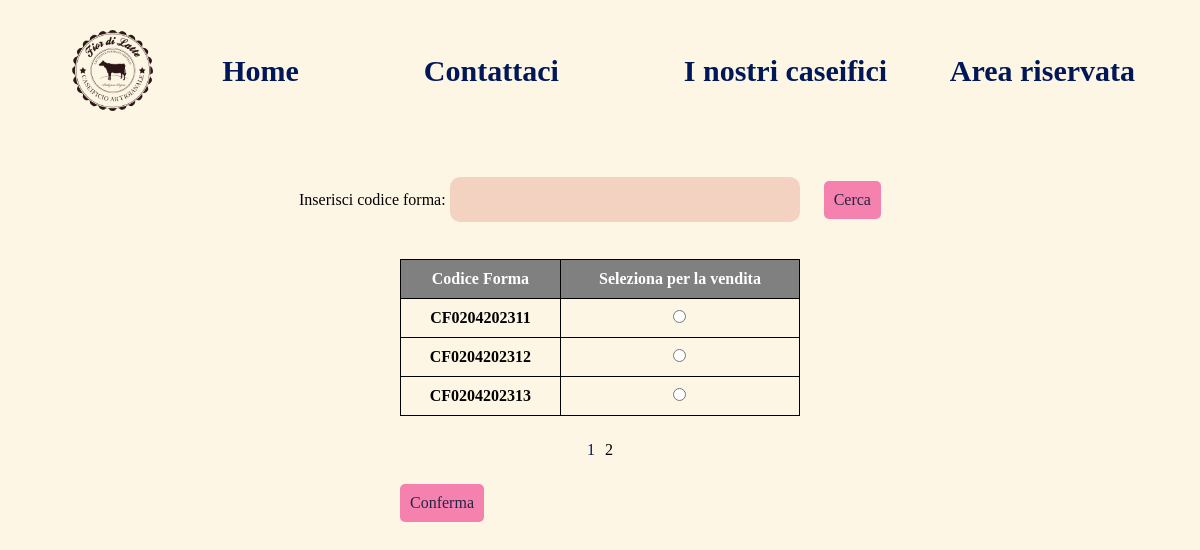
The app's page /src/sell-page/choose-form.php?page=2 with its own data.
### tables this page shows
CREATE TABLE `tForma` (
  `id` int(11) NOT NULL,
  `idStagionatura` int(11) NOT NULL,
  `idAcquirente` int(11) DEFAULT NULL,
  `idCaseificio` int(11) NOT NULL,
  `codice` varchar(1000) NOT NULL,
  `numeroProgressivo` int(255) NOT NULL,
  `dataProduzione` date NOT NULL,
  `scelta` varchar(1000) NOT NULL,
  `stato` varchar(1) NOT NULL,
  `codiceStampato` varchar(255) NOT NULL
);

### src/sell-page/choose-form.php (the view, shortened to what this page needs)
<?php
require_once("../common/php/database.php");
?>
<!DOCTYPE html>
<html lang="en">
<head>
    <link rel="stylesheet" href="../common/css/page-style.css">
    <link rel="stylesheet" href="../common/css/header-style.css">
    <link rel="stylesheet" href="../common/css/nav-style.css">
    <link rel="stylesheet" href="./css/choose-form-style.css">
</head>
<body>
    <?php
    require_once('../common/php/header.php');
    ?>
    <div style="display: flex; justify-content: center; align-items: center; margin-top:50px">
        <form action="choose-form.php" method="POST">
            <label for="search">Inserisci codice forma:</label>
            <input type="text" id="search" name="search" required>
            <input type="submit" value="Cerca">
        </form>
    </div>
    <div style="display: flex; justify-content: center; align-items: center;">
        <form action="sell.php" method="POST">
            <table>
                <tr>
                    <td style="background-color: gray;">Codice Forma</td>
                    <td style="background-color: gray;">Seleziona per la vendita</td>
                </tr>
                <?php
                $page_size = 10;
                $sql = "SELECT * FROM tForma WHERE stato = 'S'";
                $result = $db->query($sql);
                $total_records = mysqli_num_rows($result);
                $total_pages = ceil($total_records / $page_size);
                if (!isset($_GET['page']) || !is_numeric($_GET['page'])) {
                    $current_page = 1;
                } else {
                    $current_page = (int)$_GET['page'];
                }
                $offset = ($current_page - 1) * $page_size;
                $sql .= " LIMIT $offset, $page_size";
                $result = $db->query($sql);
                if ($result->num_rows > 0) {
                    while ($row = $result->fetch_assoc()) {
                        echo "<tr>
                    <td>" . $row['codice'] . "</td>
                    <td><input type=\"radio\" required name=\"opzione\" value=\"" . $row['id'] . "\"></td>
                </tr>";
                    }
                } else {
                    echo "<span> non ci sono risultati</span>";
                }
                ?>
            </table>
            <?php
            if ($total_pages > 1) {
                echo "<div style=\"display:flex; justify-content:center;\">";
                for ($i = 1; $i <= $total_pages; $i++) {
                    if ($i == $current_page) {
                        echo "<span style=\"margin:5px;\">$i</span>";
                    } else {
                        echo "<a href=\"choose-form.php?page=$i\" style=\"margin:5px;\">$i</a>";
                    }
                }
                echo "</div>";
            }
            ?>
            <input type="submit" value="Conferma">
        </form>
    </div>
</body>
</html>

### src/common/css/page-style.css (style rules this page uses)
*, *::after, *::before { padding: 0; margin: 0; border: 0; box-sizing: border-box; font-family: abhaya; }
body { background-color: #FEF6E4; transition: all 0.5s; }
a { text-decoration: none; color: #001858; }

### src/sell-page/css/choose-form-style.css (style rules this page uses)
div { display: flex; justify-content: center; align-items: center; }
input[type="text"] { background: #f3d2c1; width: 350px; height: 45px; border-radius: 10px; padding: 0px 10px 0px 10px; outline: 0; font-size: 1.2em; font-weight: 700; color: #272343; }
table { width: 400px; border-collapse: collapse; margin: 20px; }
td { padding: 10px; border: 1px solid black; text-align: center; }
tr:first-child td { background-color: gray; color: white; font-weight: bold; }
tr:not(:first-child) td:first-child { font-weight: bold; }
input[type="submit"] { margin: 20px; padding: 10px; background-color: #f582ae; color: #272343; border: none; border-radius: 5px; font-size: 16px; cursor: pointer; }

### records on screen
tforma: codice "CF0204202311"
tforma: codice "CF0204202312"
tforma: codice "CF0204202313"
